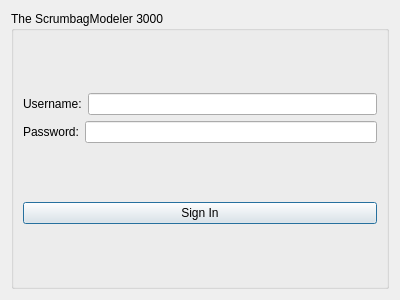
<?xml version="1.0" encoding="UTF-8"?>
<ui version="4.0">
 <class>Login</class>
 <widget class="QDialog" name="Login">
  <property name="geometry">
   <rect>
    <x>0</x>
    <y>0</y>
    <width>400</width>
    <height>300</height>
   </rect>
  </property>
  <property name="windowTitle">
   <string>Dialog</string>
  </property>
  <layout class="QVBoxLayout" name="verticalLayout">
   <item>
    <widget class="QGroupBox" name="groupBox">
     <property name="title">
      <string>The ScrumbagModeler 3000</string>
     </property>
     <layout class="QVBoxLayout" name="verticalLayout_3">
      <item>
       <layout class="QVBoxLayout" name="verticalLayout_2">
        <item>
         <layout class="QHBoxLayout" name="horizontalLayout_2">
          <item>
           <widget class="QLabel" name="label">
            <property name="text">
             <string>Username:</string>
            </property>
           </widget>
          </item>
          <item>
           <widget class="QLineEdit" name="lineEdit_username"/>
          </item>
         </layout>
        </item>
        <item>
         <layout class="QHBoxLayout" name="horizontalLayout">
          <item>
           <widget class="QLabel" name="label_2">
            <property name="text">
             <string>Password:</string>
            </property>
           </widget>
          </item>
          <item>
           <widget class="QLineEdit" name="lineEdit_password"/>
          </item>
         </layout>
        </item>
       </layout>
      </item>
      <item>
       <widget class="QPushButton" name="pushButton">
        <property name="text">
         <string>Sign In</string>
        </property>
       </widget>
      </item>
     </layout>
    </widget>
   </item>
  </layout>
 </widget>
 <resources/>
 <connections/>
</ui>
